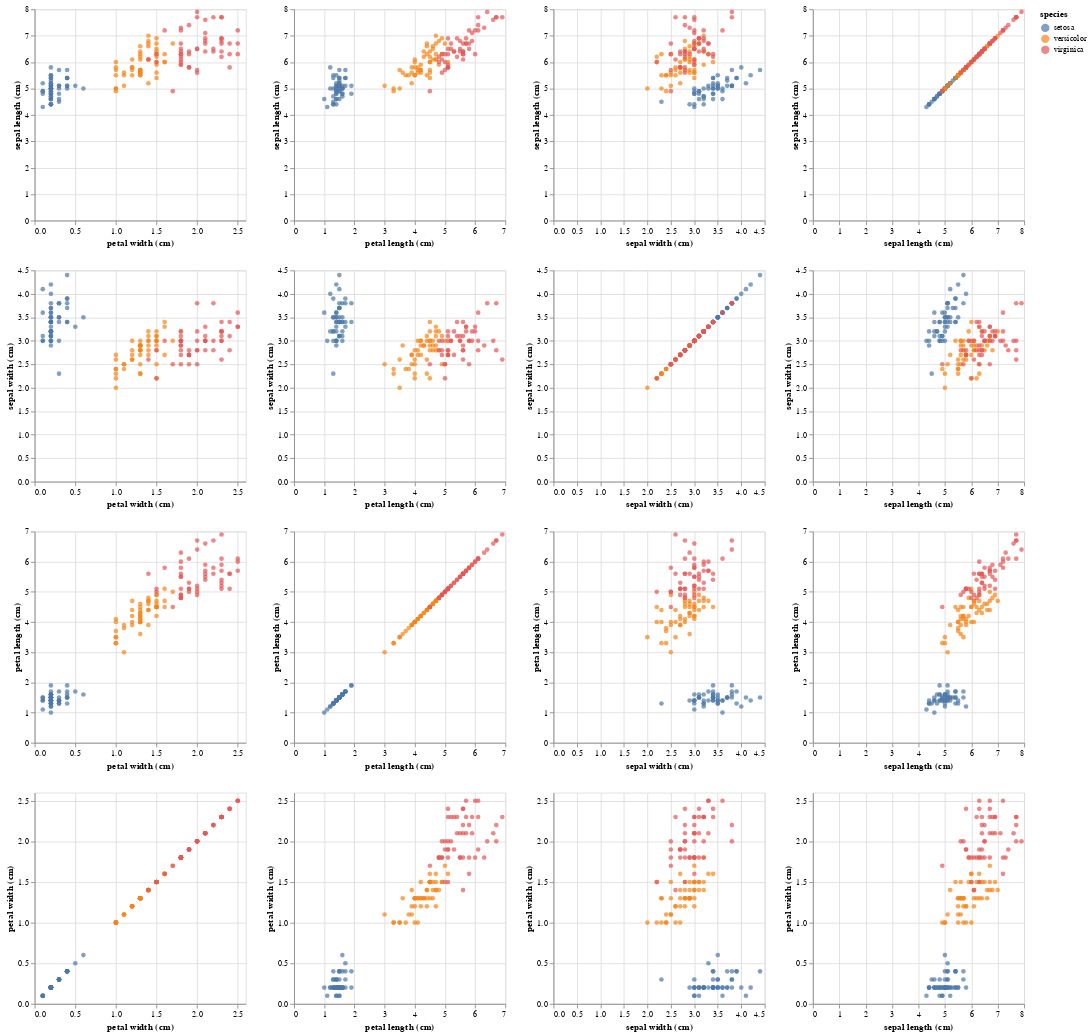

Write notebook code for a chart like this one.
### Code cell
alt.Chart(df_fisher_iris).mark_circle().encode(
    alt.X(alt.repeat("column"), type='quantitative'),
    alt.Y(alt.repeat("row"), type='quantitative'),
    color='species:N'
).properties(
    width=250,
    height=250
).repeat(
    row=['sepal length (cm)', 'sepal width (cm)'
         ,'petal length (cm)', 'petal width (cm)'],
    column=['petal width (cm)', 'petal length (cm)', 
            'sepal width (cm)', 'sepal length (cm)']
).interactive()

### Figure 1 — Vega-Lite specification as saved in the notebook (floating-point values rounded to 4 significant figures; data arrays with more than 128 entries replaced by an {"elided": "..."} marker saying what was removed)
{"$schema": "https://vega.github.io/schema/vega-lite/v2.4.3.json", "config": {"view": {"height": 300, "width": 400}}, "repeat": {"column": ["petal width (cm)", "petal length (cm)", "sepal width (cm)", "sepal length (cm)"], "row": ["sepal length (cm)", "sepal width (cm)", "petal length (cm)", "petal width (cm)"]}, "spec": {"data": {"values": {"elided": "150 records"}}, "encoding": {"color": {"field": "species", "type": "nominal"}, "x": {"field": {"repeat": "column"}, "type": "quantitative"}, "y": {"field": {"repeat": "row"}, "type": "quantitative"}}, "height": 250, "mark": "circle", "selection": {"selector013": {"bind": "scales", "encodings": ["x", "y"], "mark": {"fill": "#333", "fillOpacity": 0.125, "stroke": "white"}, "on": "[mousedown, window:mouseup] > window:mousemove!", "resolve": "global", "translate": "[mousedown, window:mouseup] > window:mousemove!", "type": "interval", "zoom": "wheel!"}}, "width": 250}}
